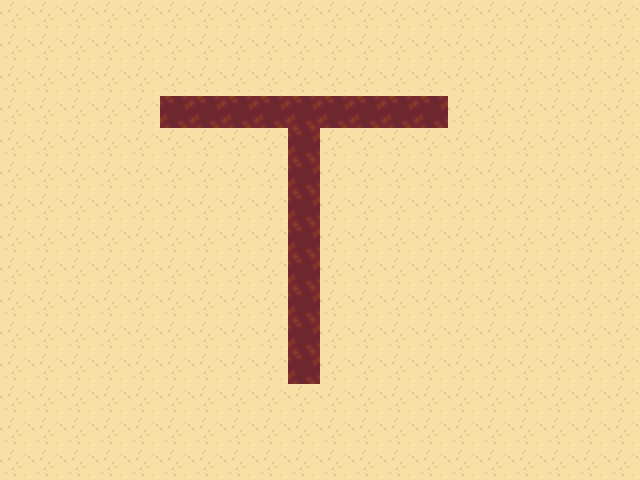

Below is a game level as drawn by its tile map, then a one-line description and the .tmx file that defines it, in full:
An orthogonal 20x15 tile map with 32x32 px tiles, 1 tile layer (lower), 8 tilesets.

<map version="1.10" tiledversion="1.10.2" orientation="orthogonal" renderorder="right-down" compressionlevel="0" width="20" height="15" tilewidth="32" tileheight="32" infinite="0" nextlayerid="4" nextobjectid="1">
 <tileset firstgid="1" source="RMXP-JohtoCompactExterior.tsx" />
 <tileset firstgid="2401" source="RMXP-auto-tfj-waterfall.tsx" />
 <tileset firstgid="2449" source="RMXP-auto-sand.tsx" />
 <tileset firstgid="2497" source="RMXP-auto-still.tsx" />
 <tileset firstgid="2545" source="RMXP-auto-noanimsea.tsx" />
 <tileset firstgid="2593" source="RMXP-auto-hgss-sea.tsx" />
 <tileset firstgid="2641" source="RMXP-auto-lake.tsx" />
 <tileset firstgid="2689" source="RMXP-auto-r49water.tsx" />
 <layer id="1" name="lower" width="20" height="15">
  <data encoding="csv">
229,229,229,229,229,229,229,229,229,229,229,229,229,229,229,229,229,229,229,229,
229,229,229,229,229,229,229,229,229,229,229,229,229,229,229,229,229,229,229,229,
229,229,229,229,229,229,229,229,229,229,229,229,229,229,229,229,229,229,229,229,
229,229,229,229,229,250,250,250,250,250,250,250,250,250,229,229,229,229,229,229,
229,229,229,229,229,229,229,229,229,250,229,229,229,229,229,229,229,229,229,229,
229,229,229,229,229,229,229,229,229,250,229,229,229,229,229,229,229,229,229,229,
229,229,229,229,229,229,229,229,229,250,229,229,229,229,229,229,229,229,229,229,
229,229,229,229,229,229,229,229,229,250,229,229,229,229,229,229,229,229,229,229,
229,229,229,229,229,229,229,229,229,250,229,229,229,229,229,229,229,229,229,229,
229,229,229,229,229,229,229,229,229,250,229,229,229,229,229,229,229,229,229,229,
229,229,229,229,229,229,229,229,229,250,229,229,229,229,229,229,229,229,229,229,
229,229,229,229,229,229,229,229,229,250,229,229,229,229,229,229,229,229,229,229,
229,229,229,229,229,229,229,229,229,229,229,229,229,229,229,229,229,229,229,229,
229,229,229,229,229,229,229,229,229,229,229,229,229,229,229,229,229,229,229,229,
229,229,229,229,229,229,229,229,229,229,229,229,229,229,229,229,229,229,229,229
  </data>
 </layer>
 <objectgroup id="2" name="events" />
</map>
